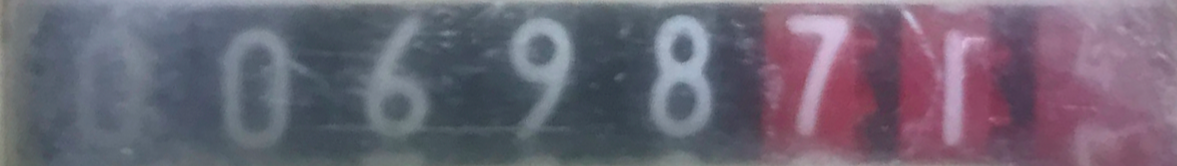
#> input picture NeuralNine/meter-img.jpeg, 1177 x 166 px
$ python neural.py
#> lines starting #> are read from the running program, lines starting #| are printed output that depends on the picture
import pytesseract
from pytesseract import Output
import PIL.Image
import cv2
import numpy as np

# Page segmentation modes:
#   0    Orientation and script detection (OSD) only.
#   1    Automatic page segmentation with OSD.
#   2    Automatic page segmentation, but no OSD, or OCR. (not implemented)
#   3    Fully automatic page segmentation, but no OSD. (Default)
#   4    Assume a single column of text of variable sizes.
#   5    Assume a single uniform block of vertically aligned text.
#   6    Assume a single uniform block of text.
#   7    Treat the image as a single text line.
#   8    Treat the image as a single word.
#   9    Treat the image as a single word in a circle.
#  10    Treat the image as a single character.
#  11    Sparse text. Find as much text as possible in no particular order.
#  12    Sparse text with OSD.
#  13    Raw line. Treat the image as a single text line,
#        bypassing hacks that are Tesseract-specific.

# OCR Engine modes:
#   0    Legacy engine only.
#   1    Neural nets LSTM engine only.
#   2    Legacy + LSTM engines.
#   3    Default, based on what is available.


myconfig = r"--psm 3 --oem 3"

# text = pytesseract.image_to_string(PIL.Image.open("signs.jpeg"), config=myconfig)
# print(text)
# Read the image in grayscale
image = cv2.imread('meter-img.jpeg', 0)
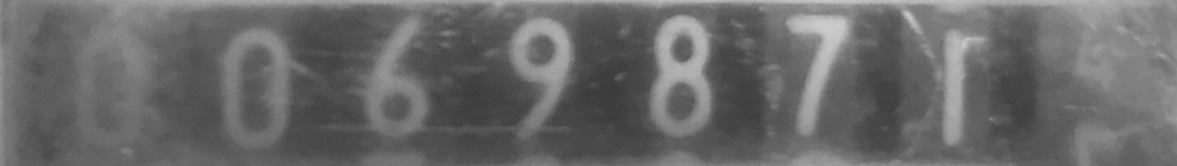
#> image: shape (166, 1177); min 57, max 205, mean 105.2

# Apply Gaussian blur to the image to reduce noise and make edges smoother
# gray_image = cv2.cvtColor(image, cv2.COLOR_BGR2GRAY)
# img = cv2.Canny(image, 50, 60)
blurred = cv2.GaussianBlur(image, (3, 5), 0)

# Crop the image using the specified ROI
# roi_coordinates = [50:200, 100:300]

# Use morphological operations to close gaps and join edges
kernel = np.ones((5, 5), np.uint8)
closed = cv2.morphologyEx(blurred, cv2.MORPH_CLOSE, kernel)

# Optionally, you can apply additional smoothing with Gaussian blur
smoothed = cv2.GaussianBlur(closed, (5, 5), 0)
cropped_image = smoothed[0:500, 320:1100]
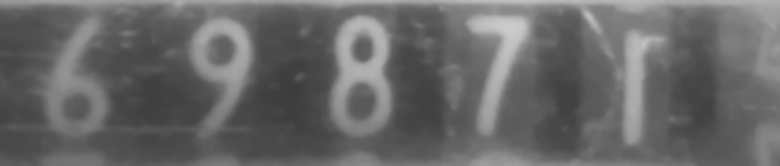
#> cropped_image: shape (166, 780); min 61, max 203, mean 103.8
height, width = cropped_image.shape[:2]
#> height = 166; width = 780

# ---------------
# To put a box around each character

#> (the run stopped early here; a loop or call above may not have finished)
